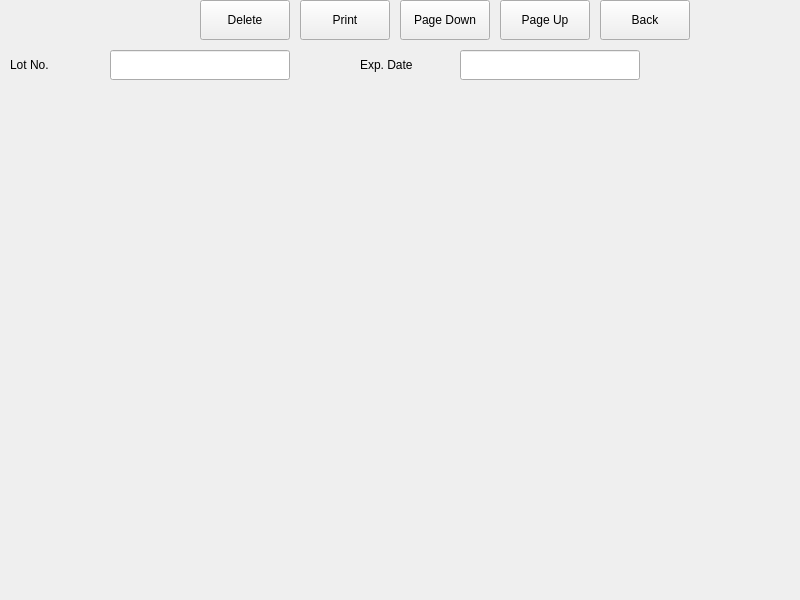
<?xml version="1.0" encoding="UTF-8"?>
<ui version="4.0">
 <class>LJQcListWin</class>
 <widget class="QWidget" name="LJQcListWin">
  <property name="geometry">
   <rect>
    <x>0</x>
    <y>0</y>
    <width>800</width>
    <height>600</height>
   </rect>
  </property>
  <property name="windowTitle">
   <string>LJQcListWin</string>
  </property>
  <widget class="QPushButton" name="pbBack">
   <property name="geometry">
    <rect>
     <x>600</x>
     <y>0</y>
     <width>90</width>
     <height>40</height>
    </rect>
   </property>
   <property name="text">
    <string>Back</string>
   </property>
  </widget>
  <widget class="QLabel" name="lbExpDate">
   <property name="geometry">
    <rect>
     <x>360</x>
     <y>50</y>
     <width>80</width>
     <height>30</height>
    </rect>
   </property>
   <property name="text">
    <string>Exp. Date</string>
   </property>
  </widget>
  <widget class="LineEdit" name="leLotNo">
   <property name="geometry">
    <rect>
     <x>110</x>
     <y>50</y>
     <width>180</width>
     <height>30</height>
    </rect>
   </property>
   <property name="readOnly">
    <bool>true</bool>
   </property>
  </widget>
  <widget class="DateLineEdit" name="leExpDate">
   <property name="geometry">
    <rect>
     <x>460</x>
     <y>50</y>
     <width>180</width>
     <height>30</height>
    </rect>
   </property>
   <property name="readOnly">
    <bool>true</bool>
   </property>
  </widget>
  <widget class="QLabel" name="lbLotNo">
   <property name="geometry">
    <rect>
     <x>10</x>
     <y>50</y>
     <width>80</width>
     <height>30</height>
    </rect>
   </property>
   <property name="text">
    <string>Lot No.</string>
   </property>
  </widget>
  <widget class="QPushButton" name="pbDelete">
   <property name="geometry">
    <rect>
     <x>200</x>
     <y>0</y>
     <width>90</width>
     <height>40</height>
    </rect>
   </property>
   <property name="text">
    <string>Delete</string>
   </property>
  </widget>
  <widget class="QPushButton" name="pbPageUp">
   <property name="geometry">
    <rect>
     <x>500</x>
     <y>0</y>
     <width>90</width>
     <height>40</height>
    </rect>
   </property>
   <property name="text">
    <string>Page Up</string>
   </property>
  </widget>
  <widget class="QPushButton" name="pbPageDown">
   <property name="geometry">
    <rect>
     <x>400</x>
     <y>0</y>
     <width>90</width>
     <height>40</height>
    </rect>
   </property>
   <property name="text">
    <string>Page Down</string>
   </property>
  </widget>
  <widget class="QPushButton" name="pbPrint">
   <property name="geometry">
    <rect>
     <x>300</x>
     <y>0</y>
     <width>90</width>
     <height>40</height>
    </rect>
   </property>
   <property name="text">
    <string>Print</string>
   </property>
  </widget>
 </widget>
 <layoutdefault spacing="6" margin="11"/>
 <customwidgets>
  <customwidget>
   <class>LineEdit</class>
   <extends>QLineEdit</extends>
   <header>lineedit.h</header>
  </customwidget>
  <customwidget>
   <class>DateLineEdit</class>
   <extends>LineEdit</extends>
   <header>datelineedit.h</header>
  </customwidget>
 </customwidgets>
 <resources/>
 <connections/>
</ui>
